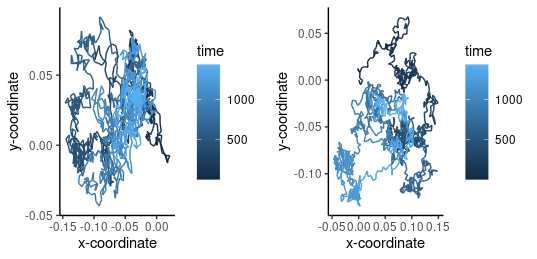

R code for this plot:
#install.packages("ggplot2")
#install.packages("gridExtra")

library(ggplot2)
library(gridExtra)

brownian_motion  <- function (n_particles, seed) {
# Here I set a seed I can edit to have two different plots that will be produced the same each time.
  set.seed(seed)  
  df <- data.frame(x = rep(NA, n_particles), y = rep(NA, n_particles), time = 1:n_particles)
  
  df[1,] <- c(0,0,1)
  
  for (i in 2:n_particles) {
    
    sigma <- 0.006
  # Justification for this is that we are using sigma as usually used in Brownian motion. 
  # This is the standard deviation of the mean squared displacement (MSD), which is based on theories of particle movement in physics.
  # I used the equation for MSD, which considers the diffusion coefficient and how particles move overtime to accurately model movement.
  # However, this is based on my assumption that these particles are moving in air.
    
    angle <- runif(1, min = 0, max = 2*pi)
    
    df[i,1] <- df[i-1,1] + cos(angle)*sigma
    
    df[i,2] <- df[i-1,2] + sin(angle)*sigma
    
    df[i,3] <- i
    
  }
  
  return(df)
  
}

# Below I chose 1440, since I thought it would be better for this experiment to run for longer to gather sufficient data.
# This is just 24 hours, provided time is in minutes. A longer time implies more iterations and therefore increased reliability to some extent.

data1 <- brownian_motion(1440, seed = 250)

plot1 <- ggplot(aes(x = x, y = y), data = data1) +
  
  geom_path(aes(colour = time)) + 
  
  theme_classic() +
  
  xlab("x-coordinate") +
  
  ylab("y-coordinate")

data2 <- brownian_motion(1440, seed = 786)

plot2 <- ggplot(aes(x = x, y = y), data = data2) +
  
  geom_path(aes(colour = time)) +
  
  theme_classic() +
  
  xlab("x-coordinate") +
  
  ylab("y-coordinate")

grid.arrange(plot1, plot2, ncol=2)

# There are other ways you can make this model more realistic, for example: by introducing a new iterator.
# This could be used to understand how particles move in different environments due to changes in trajectory.
# Additionally, you can make use of the cumsum() function to understand how stochastisity accumulates.
# This will tell us about displacement trends but also is more reproducible.
